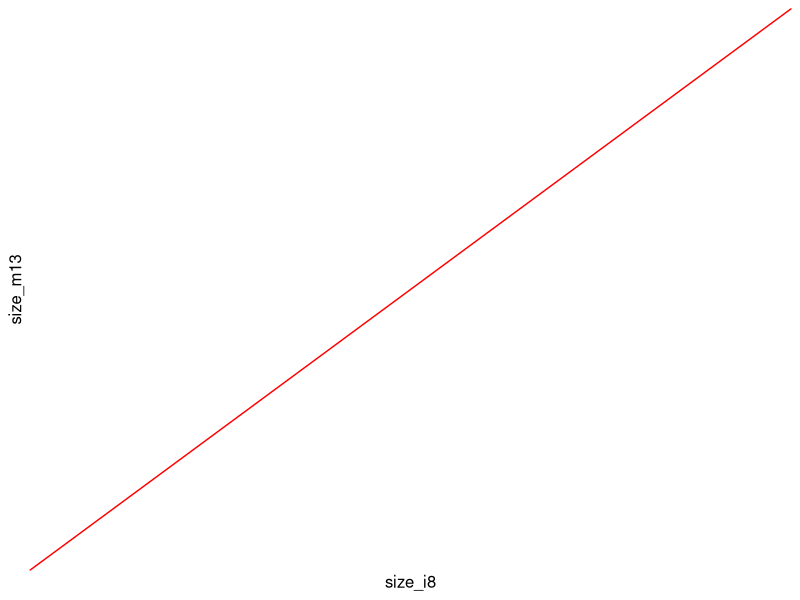

Write R code to recreate this figure.
## ---- chunk 1
knitr::opts_chunk$set(echo = TRUE)
knitr::opts_knit$set(root.dir = '/fh/fast/sun_w/yub/tcr/tracerx/tcr-seq')
library(dplyr)
library(ggpubr)
## ---- chunk 2
i8_files = list.files('decombinator_results_I8/', pattern = 'tsv$')
i8_sizes = sapply(file.path('decombinator_results_I8', i8_files), file.size)
fsize_i8 = tibble(file = i8_files, size = i8_sizes)
fsize_i8
## ---- chunk 3
m13_files = list.files('decombinator_results_M13/', pattern = 'tsv$')
m13_sizes = sapply(file.path('decombinator_results_M13', m13_files), file.size)
fsize_m13 = tibble(file = m13_files, size = m13_sizes)
fsize_m13
## ---- chunk 4
fsize = fsize_i8 |>
  full_join(fsize_m13, by = 'file', suffix = c('_i8', '_m13')) |>
  mutate(
    size_i8 = ifelse(is.na(size_i8), 0, size_i8),
    size_m13 = ifelse(is.na(size_m13), 0, size_m13)
  )
ggplot(fsize, aes(size_i8, size_m13)) +
  geom_point() +
  geom_abline(intercept = 0, slope = 1, color = 'red') +
  theme_pubr()
## ---- chunk 5
# Ambiguous spacer
fsize |>
  filter(size_i8 > 0, size_m13 > 0) %>%
  filter((size_i8 / size_m13 < 10) & (size_m13 / size_i8 < 10))
ambg_files = c('dcr_SRR9160586_alpha.tsv', 'dcr_SRR9160548_alpha.tsv')
## ---- chunk 6
# Determine spacer
spacer = fsize |>
  filter(!(file %in% ambg_files)) %>%
  mutate(spacer = ifelse(size_i8 > size_m13, 'i8', 'm13')) |>
  mutate(size = ifelse(spacer == 'i8', size_i8, size_m13)) |>
  mutate(spacer = factor(spacer))
summary(spacer)
## ---- chunk 7
saveRDS(spacer, file = 'spacer.rds')
sessionInfo()
